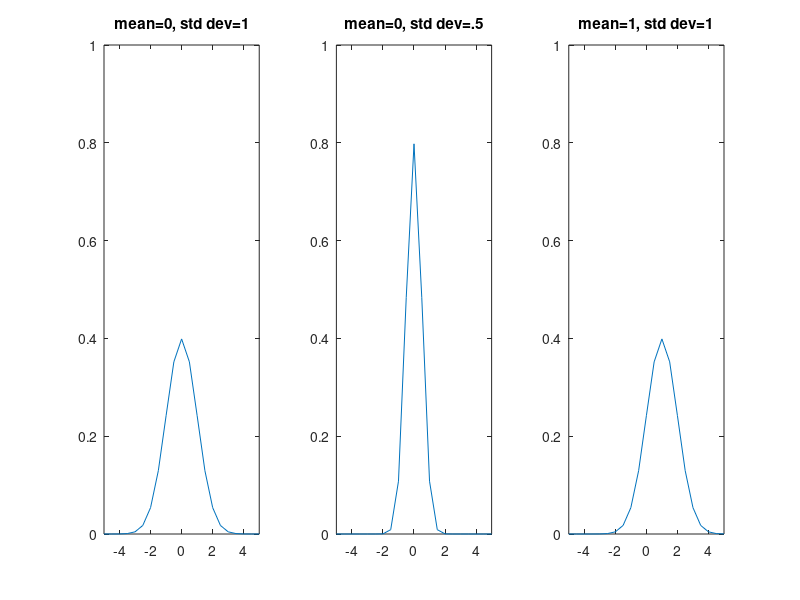

Write the MATLAB code that produced this figure.
%Program to Generate Gaussian distribution function for different alfa
pkg load statistics % provides extra functionality
x=-5:0.5:5;
y=normpdf(x,0,1); % mean=0, std deviation=1 normpdf in built function
subplot(1,3,1)
plot(x,y)
axis([-5 5 0 1]) % x and y axis scale
title('mean=0, std dev=1')
x=-5:0.5:5;
y=normpdf(x,0,0.5) % mean=0, std deviation=0.5 normpdf in built function
subplot(1,3,2)
plot(x,y)
axis([-5 5 0 1])
title('mean=0, std dev=.5')
x=-5:0.5:5;
y=normpdf(x,1,1) % mean=1, std deviation=1 normpdf in built function
subplot(1,3,3)
plot(x,y)
axis([-5 5 0 1])
title('mean=1, std dev=1')

%x = -5:0.5:5
%y = normpdf(x,0,1);
%subplot(1,3,1);
%plot(x,y);
%axis([-5 5 0 1]);
%title("mean = 0 std deviation = 1");
